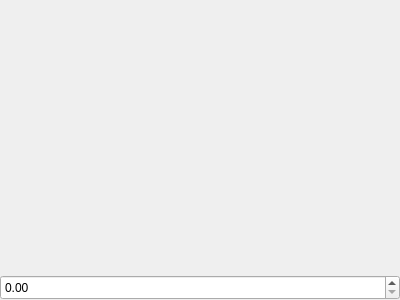
<?xml version="1.0" encoding="UTF-8"?>
<ui version="4.0">
 <class>SliderWidget</class>
 <widget class="QWidget" name="SliderWidget">
  <property name="geometry">
   <rect>
    <x>0</x>
    <y>0</y>
    <width>400</width>
    <height>300</height>
   </rect>
  </property>
  <property name="windowTitle">
   <string>Form</string>
  </property>
  <layout class="QVBoxLayout" name="verticalLayout_2">
   <property name="leftMargin">
    <number>0</number>
   </property>
   <property name="topMargin">
    <number>0</number>
   </property>
   <property name="rightMargin">
    <number>0</number>
   </property>
   <property name="bottomMargin">
    <number>0</number>
   </property>
   <item>
    <widget class="QLabel" name="titleLineEdit">
     <property name="minimumSize">
      <size>
       <width>0</width>
       <height>20</height>
      </size>
     </property>
     <property name="maximumSize">
      <size>
       <width>11111111</width>
       <height>20</height>
      </size>
     </property>
     <property name="font">
      <font>
       <weight>75</weight>
       <bold>true</bold>
      </font>
     </property>
     <property name="styleSheet">
      <string notr="true">color:white;</string>
     </property>
     <property name="text">
      <string/>
     </property>
     <property name="alignment">
      <set>Qt::AlignCenter</set>
     </property>
    </widget>
   </item>
   <item>
    <widget class="QLabel" name="labelMax">
     <property name="minimumSize">
      <size>
       <width>0</width>
       <height>20</height>
      </size>
     </property>
     <property name="maximumSize">
      <size>
       <width>16777215</width>
       <height>20</height>
      </size>
     </property>
     <property name="font">
      <font>
       <pointsize>8</pointsize>
       <weight>75</weight>
       <bold>true</bold>
      </font>
     </property>
     <property name="styleSheet">
      <string notr="true">color:white;</string>
     </property>
     <property name="text">
      <string/>
     </property>
    </widget>
   </item>
   <item>
    <widget class="CustomSliderWidget" name="widget_Slider" native="true">
     <property name="minimumSize">
      <size>
       <width>100</width>
       <height>0</height>
      </size>
     </property>
     <property name="maximumSize">
      <size>
       <width>100</width>
       <height>16777215</height>
      </size>
     </property>
    </widget>
   </item>
   <item>
    <widget class="QLabel" name="labelMin">
     <property name="minimumSize">
      <size>
       <width>0</width>
       <height>20</height>
      </size>
     </property>
     <property name="maximumSize">
      <size>
       <width>16777215</width>
       <height>20</height>
      </size>
     </property>
     <property name="font">
      <font>
       <pointsize>8</pointsize>
       <weight>75</weight>
       <bold>true</bold>
      </font>
     </property>
     <property name="styleSheet">
      <string notr="true">color:white;</string>
     </property>
     <property name="text">
      <string/>
     </property>
    </widget>
   </item>
   <item>
    <widget class="QDoubleSpinBox" name="spinvalue">
     <property name="minimumSize">
      <size>
       <width>0</width>
       <height>25</height>
      </size>
     </property>
     <property name="maximumSize">
      <size>
       <width>16777215</width>
       <height>25</height>
      </size>
     </property>
    </widget>
   </item>
  </layout>
 </widget>
 <customwidgets>
  <customwidget>
   <class>CustomSliderWidget</class>
   <extends>QWidget</extends>
   <header>CustomSliderWidget.h</header>
   <container>1</container>
  </customwidget>
 </customwidgets>
 <resources/>
 <connections/>
</ui>
